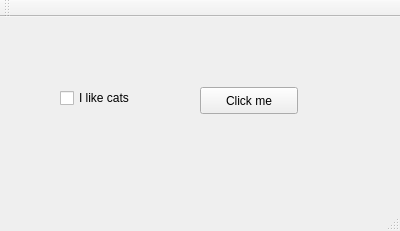
<?xml version="1.0" encoding="UTF-8"?>
<ui version="4.0">
 <class>MainWindow</class>
 <widget class="QMainWindow" name="MainWindow">
  <property name="geometry">
   <rect>
    <x>0</x>
    <y>0</y>
    <width>400</width>
    <height>231</height>
   </rect>
  </property>
  <property name="windowTitle">
   <string>MainWindow</string>
  </property>
  <widget class="QWidget" name="centralWidget">
   <widget class="QCheckBox" name="checkBox">
    <property name="geometry">
     <rect>
      <x>60</x>
      <y>70</y>
      <width>97</width>
      <height>22</height>
     </rect>
    </property>
    <property name="text">
     <string>I like cats</string>
    </property>
   </widget>
   <widget class="QPushButton" name="pushButton">
    <property name="geometry">
     <rect>
      <x>200</x>
      <y>70</y>
      <width>98</width>
      <height>27</height>
     </rect>
    </property>
    <property name="text">
     <string>Click me</string>
    </property>
   </widget>
  </widget>
  <widget class="QMenuBar" name="menuBar">
   <property name="geometry">
    <rect>
     <x>0</x>
     <y>0</y>
     <width>400</width>
     <height>25</height>
    </rect>
   </property>
  </widget>
  <widget class="QToolBar" name="mainToolBar">
   <attribute name="toolBarArea">
    <enum>TopToolBarArea</enum>
   </attribute>
   <attribute name="toolBarBreak">
    <bool>false</bool>
   </attribute>
  </widget>
  <widget class="QStatusBar" name="statusBar"/>
 </widget>
 <layoutdefault spacing="6" margin="11"/>
 <resources/>
 <connections/>
</ui>
